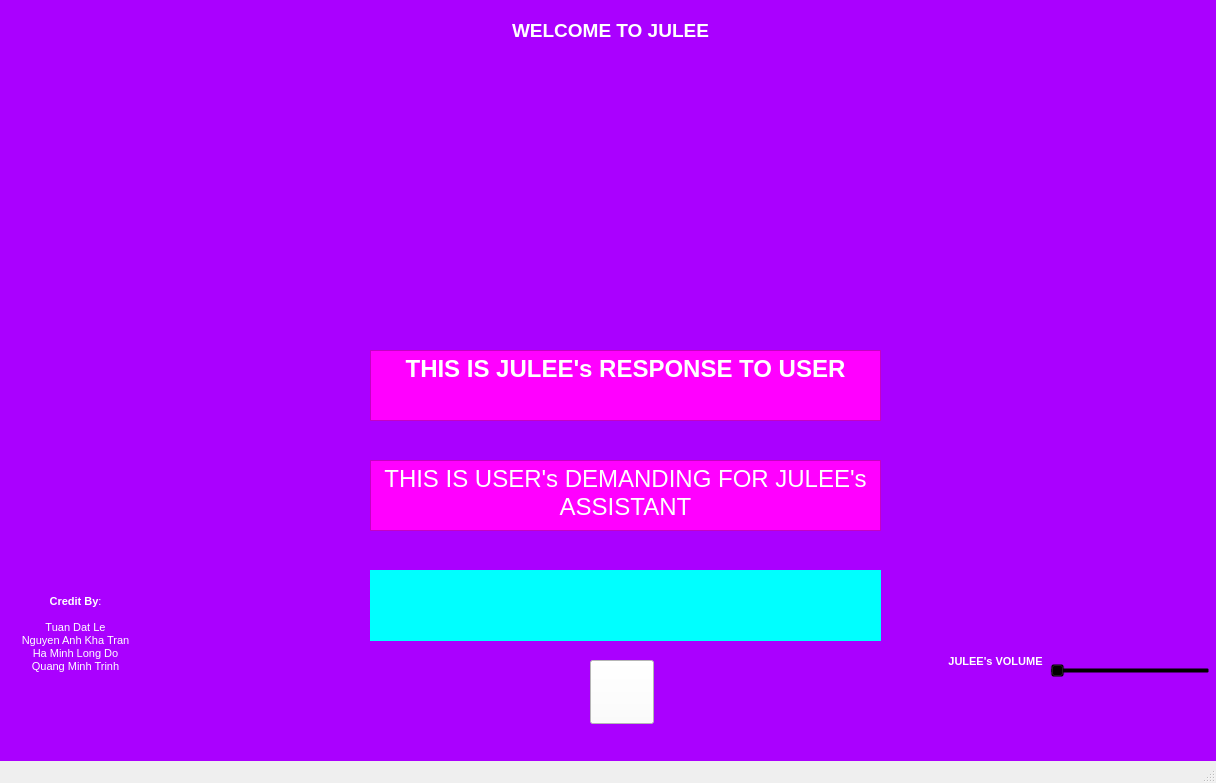
<?xml version="1.0" encoding="UTF-8"?>
<ui version="4.0">
 <class>MainWindow</class>
 <widget class="QMainWindow" name="MainWindow">
  <property name="geometry">
   <rect>
    <x>0</x>
    <y>0</y>
    <width>1216</width>
    <height>783</height>
   </rect>
  </property>
  <property name="windowTitle">
   <string>MainWindow</string>
  </property>
  <property name="autoFillBackground">
   <bool>true</bool>
  </property>
  <widget class="QWidget" name="centralwidget">
   <property name="styleSheet">
    <string notr="true">background: transparent</string>
   </property>
   <widget class="QLabel" name="Logo">
    <property name="geometry">
     <rect>
      <x>570</x>
      <y>150</y>
      <width>111</width>
      <height>111</height>
     </rect>
    </property>
    <property name="styleSheet">
     <string notr="true">background: transparent</string>
    </property>
    <property name="text">
     <string/>
    </property>
    <property name="pixmap">
     <pixmap>../Assets/Logo/JULEE_ONLINE.png</pixmap>
    </property>
    <property name="scaledContents">
     <bool>true</bool>
    </property>
   </widget>
   <widget class="QSlider" name="Volume_slider">
    <property name="geometry">
     <rect>
      <x>1050</x>
      <y>660</y>
      <width>160</width>
      <height>22</height>
     </rect>
    </property>
    <property name="orientation">
     <enum>Qt::Horizontal</enum>
    </property>
   </widget>
   <widget class="QLabel" name="Title">
    <property name="geometry">
     <rect>
      <x>480</x>
      <y>10</y>
      <width>261</width>
      <height>41</height>
     </rect>
    </property>
    <property name="text">
     <string>&lt;html&gt;&lt;head/&gt;&lt;body&gt;&lt;p align=&quot;center&quot;&gt;&lt;span style=&quot; font-size:14pt; font-weight:600; color:#ffffff;&quot;&gt;WELCOME TO JULEE&lt;/span&gt;&lt;/p&gt;&lt;/body&gt;&lt;/html&gt;</string>
    </property>
   </widget>
   <widget class="QTextEdit" name="Response_Jullee">
    <property name="geometry">
     <rect>
      <x>370</x>
      <y>350</y>
      <width>511</width>
      <height>71</height>
     </rect>
    </property>
    <property name="styleSheet">
     <string notr="true">background-color: rgb(255, 0, 255);</string>
    </property>
    <property name="html">
     <string>&lt;!DOCTYPE HTML PUBLIC &quot;-//W3C//DTD HTML 4.0//EN&quot; &quot;http://www.w3.org/TR/REC-html40/strict.dtd&quot;&gt;
&lt;html&gt;&lt;head&gt;&lt;meta name=&quot;qrichtext&quot; content=&quot;1&quot; /&gt;&lt;style type=&quot;text/css&quot;&gt;
p, li { white-space: pre-wrap; }
&lt;/style&gt;&lt;/head&gt;&lt;body style=&quot; font-family:'MS Shell Dlg 2'; font-size:8.25pt; font-weight:400; font-style:normal;&quot;&gt;
&lt;p align=&quot;center&quot; style=&quot; margin-top:0px; margin-bottom:0px; margin-left:0px; margin-right:0px; -qt-block-indent:0; text-indent:0px;&quot;&gt;&lt;span style=&quot; font-size:18pt; font-weight:600; color:#ffffff;&quot;&gt;THIS IS JULEE's RESPONSE TO USER&lt;/span&gt;&lt;/p&gt;
&lt;p align=&quot;center&quot; style=&quot;-qt-paragraph-type:empty; margin-top:0px; margin-bottom:0px; margin-left:0px; margin-right:0px; -qt-block-indent:0; text-indent:0px; font-size:18pt; font-weight:600; color:#ffffff;&quot;&gt;&lt;br /&gt;&lt;/p&gt;&lt;/body&gt;&lt;/html&gt;</string>
    </property>
   </widget>
   <widget class="QTextEdit" name="Response_User">
    <property name="geometry">
     <rect>
      <x>370</x>
      <y>460</y>
      <width>511</width>
      <height>71</height>
     </rect>
    </property>
    <property name="styleSheet">
     <string notr="true">background-color: rgb(255, 0, 255);</string>
    </property>
    <property name="html">
     <string>&lt;!DOCTYPE HTML PUBLIC &quot;-//W3C//DTD HTML 4.0//EN&quot; &quot;http://www.w3.org/TR/REC-html40/strict.dtd&quot;&gt;
&lt;html&gt;&lt;head&gt;&lt;meta name=&quot;qrichtext&quot; content=&quot;1&quot; /&gt;&lt;style type=&quot;text/css&quot;&gt;
p, li { white-space: pre-wrap; }
&lt;/style&gt;&lt;/head&gt;&lt;body style=&quot; font-family:'MS Shell Dlg 2'; font-size:8.25pt; font-weight:400; font-style:normal;&quot;&gt;
&lt;p align=&quot;center&quot; style=&quot; margin-top:0px; margin-bottom:0px; margin-left:0px; margin-right:0px; -qt-block-indent:0; text-indent:0px;&quot;&gt;&lt;span style=&quot; font-size:18pt; color:#ffffff;&quot;&gt;THIS IS USER's DEMANDING FOR JULEE's ASSISTANT&lt;/span&gt;&lt;/p&gt;&lt;/body&gt;&lt;/html&gt;</string>
    </property>
   </widget>
   <widget class="QTextEdit" name="Credits">
    <property name="geometry">
     <rect>
      <x>0</x>
      <y>590</y>
      <width>151</width>
      <height>131</height>
     </rect>
    </property>
    <property name="html">
     <string>&lt;!DOCTYPE HTML PUBLIC &quot;-//W3C//DTD HTML 4.0//EN&quot; &quot;http://www.w3.org/TR/REC-html40/strict.dtd&quot;&gt;
&lt;html&gt;&lt;head&gt;&lt;meta name=&quot;qrichtext&quot; content=&quot;1&quot; /&gt;&lt;style type=&quot;text/css&quot;&gt;
p, li { white-space: pre-wrap; }
&lt;/style&gt;&lt;/head&gt;&lt;body style=&quot; font-family:'MS Shell Dlg 2'; font-size:8.25pt; font-weight:400; font-style:normal;&quot;&gt;
&lt;p align=&quot;center&quot; style=&quot; margin-top:0px; margin-bottom:0px; margin-left:0px; margin-right:0px; -qt-block-indent:0; text-indent:0px;&quot;&gt;&lt;span style=&quot; font-weight:600; color:#ffffff;&quot;&gt;Credit&lt;/span&gt;&lt;span style=&quot; color:#ffffff;&quot;&gt; &lt;/span&gt;&lt;span style=&quot; font-weight:600; color:#ffffff;&quot;&gt;By&lt;/span&gt;&lt;span style=&quot; color:#ffffff;&quot;&gt;:&lt;/span&gt;&lt;/p&gt;
&lt;p align=&quot;center&quot; style=&quot;-qt-paragraph-type:empty; margin-top:0px; margin-bottom:0px; margin-left:0px; margin-right:0px; -qt-block-indent:0; text-indent:0px; color:#ffffff;&quot;&gt;&lt;br /&gt;&lt;/p&gt;
&lt;p align=&quot;center&quot; style=&quot; margin-top:0px; margin-bottom:0px; margin-left:0px; margin-right:0px; -qt-block-indent:0; text-indent:0px;&quot;&gt;&lt;span style=&quot; color:#ffffff;&quot;&gt;Tuan Dat Le&lt;/span&gt;&lt;/p&gt;
&lt;p align=&quot;center&quot; style=&quot; margin-top:0px; margin-bottom:0px; margin-left:0px; margin-right:0px; -qt-block-indent:0; text-indent:0px;&quot;&gt;&lt;span style=&quot; color:#ffffff;&quot;&gt;Nguyen Anh Kha Tran&lt;/span&gt;&lt;/p&gt;
&lt;p align=&quot;center&quot; style=&quot; margin-top:0px; margin-bottom:0px; margin-left:0px; margin-right:0px; -qt-block-indent:0; text-indent:0px;&quot;&gt;&lt;span style=&quot; color:#ffffff;&quot;&gt;Ha Minh Long Do&lt;/span&gt;&lt;/p&gt;
&lt;p align=&quot;center&quot; style=&quot; margin-top:0px; margin-bottom:0px; margin-left:0px; margin-right:0px; -qt-block-indent:0; text-indent:0px;&quot;&gt;&lt;span style=&quot; color:#ffffff;&quot;&gt;Quang Minh Trinh&lt;/span&gt;&lt;/p&gt;&lt;/body&gt;&lt;/html&gt;</string>
    </property>
   </widget>
   <widget class="QTextEdit" name="Volume_label">
    <property name="geometry">
     <rect>
      <x>940</x>
      <y>650</y>
      <width>111</width>
      <height>41</height>
     </rect>
    </property>
    <property name="readOnly">
     <bool>true</bool>
    </property>
    <property name="html">
     <string>&lt;!DOCTYPE HTML PUBLIC &quot;-//W3C//DTD HTML 4.0//EN&quot; &quot;http://www.w3.org/TR/REC-html40/strict.dtd&quot;&gt;
&lt;html&gt;&lt;head&gt;&lt;meta name=&quot;qrichtext&quot; content=&quot;1&quot; /&gt;&lt;style type=&quot;text/css&quot;&gt;
p, li { white-space: pre-wrap; }
&lt;/style&gt;&lt;/head&gt;&lt;body style=&quot; font-family:'MS Shell Dlg 2'; font-size:8.25pt; font-weight:400; font-style:normal;&quot;&gt;
&lt;p align=&quot;center&quot; style=&quot; margin-top:0px; margin-bottom:0px; margin-left:0px; margin-right:0px; -qt-block-indent:0; text-indent:0px;&quot;&gt;&lt;span style=&quot; font-weight:600; color:#ffffff;&quot;&gt;JULEE's VOLUME&lt;/span&gt;&lt;/p&gt;&lt;/body&gt;&lt;/html&gt;</string>
    </property>
   </widget>
   <widget class="QLabel" name="Background">
    <property name="geometry">
     <rect>
      <x>0</x>
      <y>0</y>
      <width>1216</width>
      <height>763</height>
     </rect>
    </property>
    <property name="styleSheet">
     <string notr="true">background-color: rgb(170, 0, 255);</string>
    </property>
    <property name="text">
     <string/>
    </property>
    <property name="pixmap">
     <pixmap>../Assets/20372204.jpg</pixmap>
    </property>
   </widget>
   <widget class="QPushButton" name="Button_Mic">
    <property name="geometry">
     <rect>
      <x>590</x>
      <y>660</y>
      <width>64</width>
      <height>64</height>
     </rect>
    </property>
    <property name="styleSheet">
     <string notr="true">background-color: rgb(255, 255, 255);</string>
    </property>
    <property name="text">
     <string/>
    </property>
    <property name="icon">
     <iconset>
      <normaloff>../Assets/Logo/MicrophoneOFF.png</normaloff>
      <normalon>../Assets/Logo/MicrophoneON.png</normalon>../Assets/Logo/MicrophoneOFF.png</iconset>
    </property>
    <property name="iconSize">
     <size>
      <width>32</width>
      <height>32</height>
     </size>
    </property>
    <property name="checkable">
     <bool>true</bool>
    </property>
    <property name="autoExclusive">
     <bool>true</bool>
    </property>
   </widget>
   <widget class="AudioStream" name="WaveBox" native="true">
    <property name="geometry">
     <rect>
      <x>370</x>
      <y>570</y>
      <width>511</width>
      <height>71</height>
     </rect>
    </property>
    <property name="styleSheet">
     <string notr="true">background-color: rgb(0, 255, 255);</string>
    </property>
   </widget>
   <zorder>Background</zorder>
   <zorder>Logo</zorder>
   <zorder>Volume_slider</zorder>
   <zorder>Title</zorder>
   <zorder>Response_Jullee</zorder>
   <zorder>Response_User</zorder>
   <zorder>Volume_label</zorder>
   <zorder>Credits</zorder>
   <zorder>Button_Mic</zorder>
   <zorder>WaveBox</zorder>
  </widget>
  <widget class="QStatusBar" name="statusbar"/>
 </widget>
 <customwidgets>
  <customwidget>
   <class>AudioStream</class>
   <extends>QWidget</extends>
   <header>audiospectrumQT</header>
   <container>1</container>
  </customwidget>
 </customwidgets>
 <resources>
  <include location="../test.qrc"/>
 </resources>
 <connections/>
</ui>
